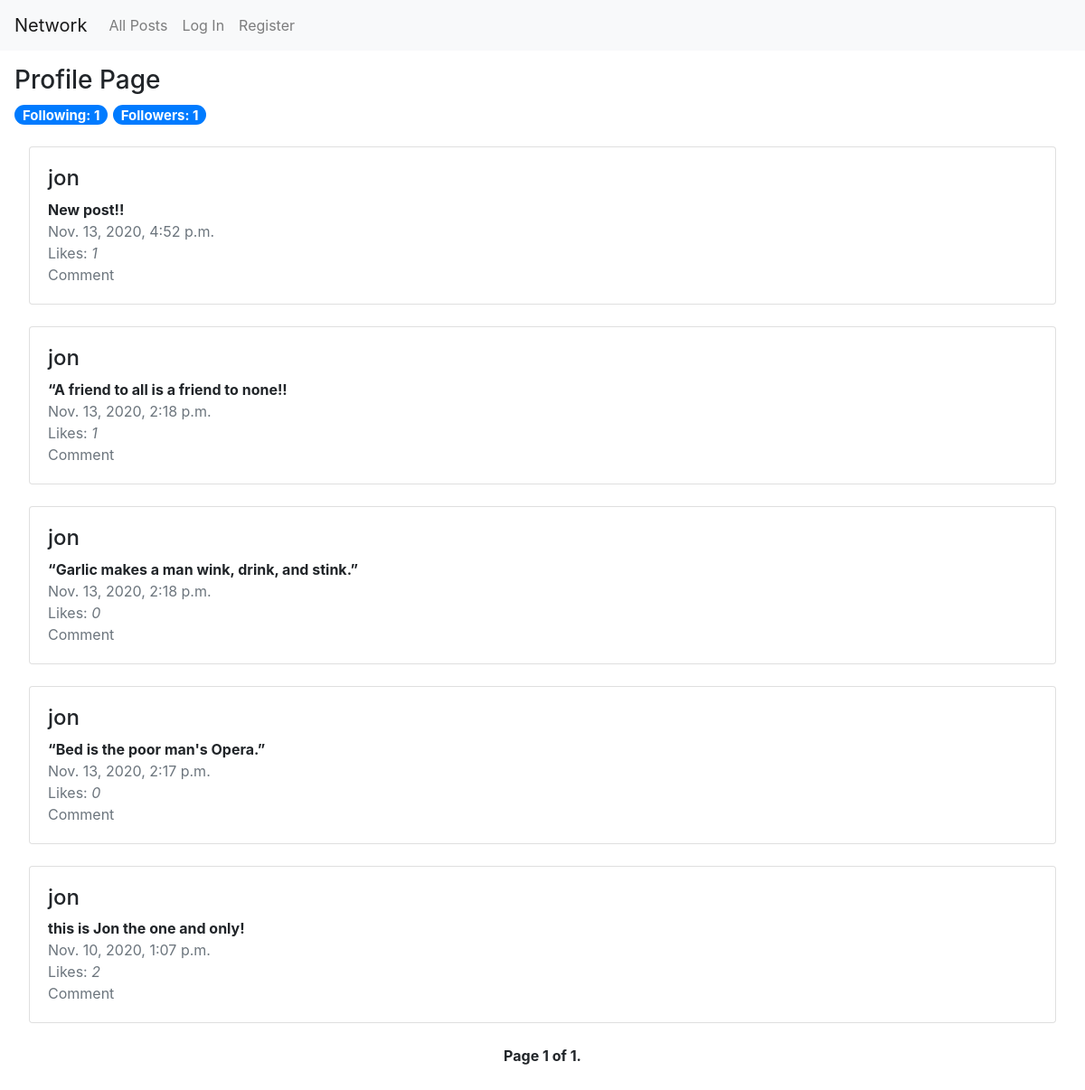
The page /profile/jon on the database its author committed.
### network/models.py (models this page shows)
class NewPost(models.Model):
    creator = models.CharField(max_length=64)
    text = models.TextField(verbose_name="Description")
    image = models.URLField(blank=True, verbose_name="Image URL", null=True)
    like = models.IntegerField()
    timeStamp = models.DateTimeField(auto_now_add=True,null=True)
    liked = models.ManyToManyField(User, blank=True, related_name="liked_user")
    objects = models.Manager()

### network/views.py (the view)
# urls.py: path("profile/<str:name>", views.profile, name="profile"),
def profile(request, name):
    try:
        profile = User.objects.get(username=name)
        message = []
        if request.user.username:
            try:
                flw = Follow.objects.filter(profile=profile, following=request.user)
                f = 'yes'
                if not flw:
                    f = ''
            except:
                f = ''
        else:
            f = ''
        try:
            posts = NewPost.objects.filter(creator=profile).order_by("-timeStamp")
            flw = Follow.objects.filter(profile=profile)
            followers = len(flw)
            flw = Follow.objects.filter(following=profile)
            following = len(flw)
            paginator = Paginator(posts, 10)
            page_number = request.GET.get('page')
            page_obj = paginator.get_page(page_number)
        except:
            "not found"
        return render(request, "network/profile.html", {
            "posts" : posts,
            "name" : name,
            "follow" : f,
            "following" : following,
            "followers" : followers,
            "page_obj" : page_obj
        })
    except:
        message.append(f"{name}, not found!")
        return render(request, "network/profile.html", {
            "messages" : message,
            "name" : name
        })

### network/templates/network/profile.html (shortened to what this page needs)
{% extends "network/layout.html" %}
{% block body %}
    <h3>Profile Page</h3>
    <h5><span class="badge badge-pill badge-primary">Following:  {{following}}</span>
    <span class="badge badge-pill badge-primary">Followers:  {{followers}}</span></span></h4>
    {% if posts %}
    <div class="card-column" style="padding: 1em;">
        {% for post in page_obj %}
            <div class="card">
                <div class="card-body">
                <ul class="list-group list-group-horizontal" style="list-style-type: none;">
                    <li>
                        <a href="{% url 'profile' post.creator %}" style="color:inherit" id="creator-{{post.id}}"><h4>{{ post.creator }}</h4></a>
                        <strong id="post-{{post.id}}">{{ post.text }}</strong><br>
                        <a class="text-muted">{{ post.timeStamp }}<br>
                        {% if user.is_authenticated %}
                        {% if not request.user in post.liked.all %}
                            <a href="javascript:toggle({{post.id}})" id="like-{{post.id}}" style="text-decoration:none;">🤍</a>
                        {% else %}
                            <a href="javascript:toggle({{post.id}})" id="like-{{post.id}}" style="text-decoration:none;">❤</a>
                        {% endif %}
                        {% else %}
                            Likes:
                        {% endif %}
                        <i id="numLike-{{post.id}}">{{ post.like }}</i><br>
                        Comment</a>
                    </li>
                </ul>
                </div>
            </div>
            <br>
        {% endfor %}
        <div class="pagination justify-content-center">
            <span class="step-links">
                <span class="current">
                    <strong>Page {{ page_obj.number }} of {{ page_obj.paginator.num_pages }}.</strong>
                </span>
            </span>
        </div>
    </div>
    {% endif %}
{% endblock %}

### rows shown on the page
NewPost: creator "jon", text "New post!!", timeStamp "Nov. 13, 2020, 4:52 p.m.", like "1"
NewPost: creator "jon", text "“A friend to all is a friend to none!!", timeStamp "Nov. 13, 2020, 2:18 p.m.", like "1"
NewPost: creator "jon", text "“Garlic makes a man wink, drink, and stink.”", timeStamp "Nov. 13, 2020, 2:18 p.m.", like "0"
NewPost: creator "jon", text "“Bed is the poor man's Opera.”", timeStamp "Nov. 13, 2020, 2:17 p.m.", like "0"
NewPost: creator "jon", text "this is Jon the one and only!", timeStamp "Nov. 10, 2020, 1:07 p.m.", like "2"

### other values the page prints
{{ following }} "1"
{{ followers }} "1"
{{ page_obj.number }} "1"
{{ page_obj.paginator.num_pages }} "1"
